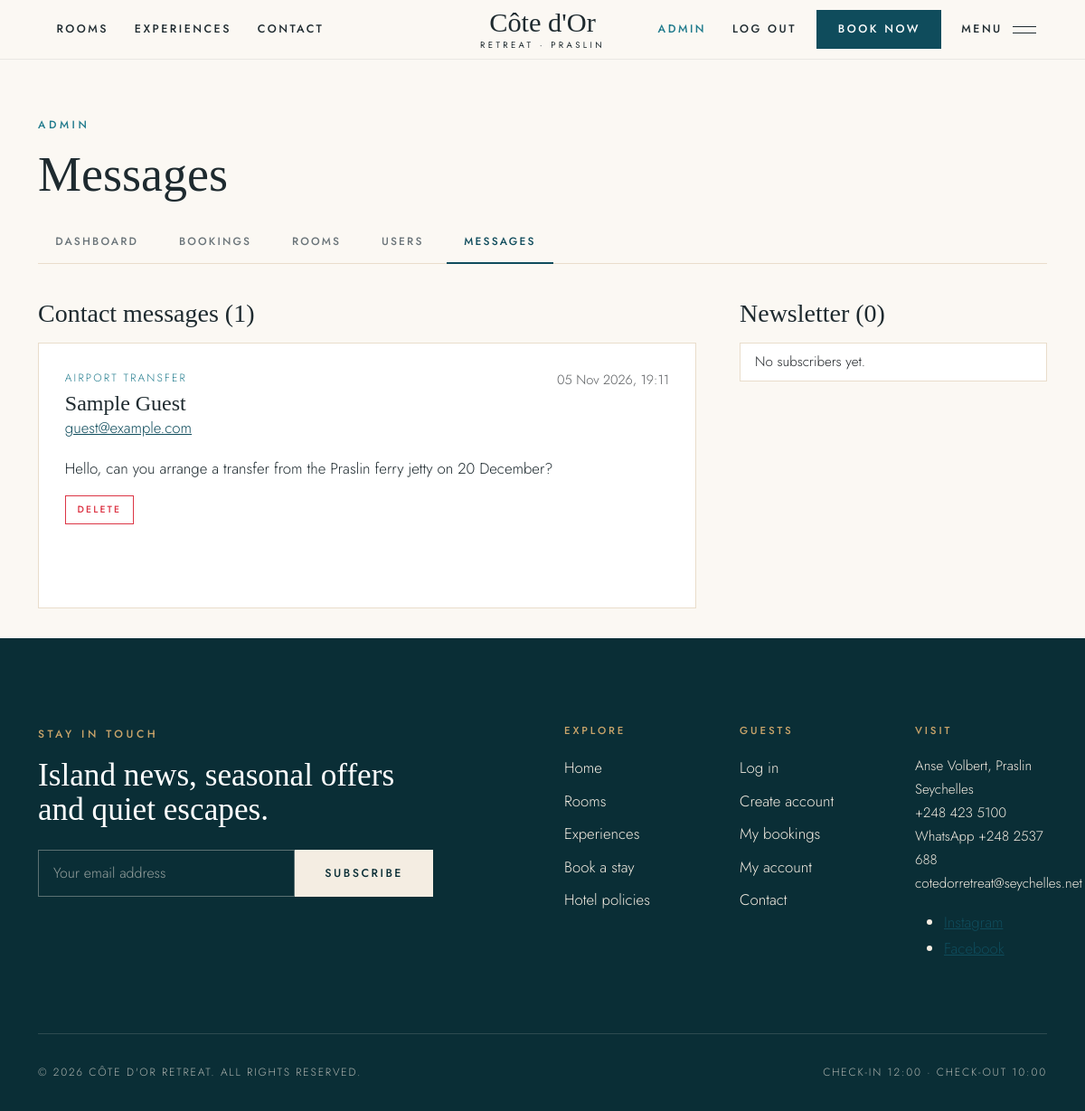
The app's page /admin_messages.php (signed in) with its own data.
### tables this page shows
CREATE TABLE messages (
    id INT AUTO_INCREMENT PRIMARY KEY,
    name VARCHAR(100) NOT NULL,
    email VARCHAR(100) NOT NULL,
    subject VARCHAR(150) NOT NULL,
    message TEXT NOT NULL,
    created_at TIMESTAMP DEFAULT CURRENT_TIMESTAMP
) DEFAULT CHARSET=utf8mb4;

### admin_messages.php (the view, shortened to what this page needs)
<?php
require "db_connect.php";
$messages = $conn->query("SELECT * FROM messages ORDER BY created_at DESC");
$subscribers = $conn->query("SELECT * FROM subscribers ORDER BY created_at DESC");
include "header.php";
?>
    <section class="admin-wrap">
        <div class="container">
            <?php include "admin_nav.php"; ?>
            <div class="row g-5">
                <div class="col-12 col-lg-8">
                    <h3 class="mb-3">Contact messages (<?php echo $messages->num_rows; ?>)</h3>
                    <?php
                    if ($messages->num_rows > 0) {
                        while ($row = $messages->fetch_assoc()) {
                    ?>
                        <div class="stat-card mb-3">
                            <div class="d-flex justify-content-between align-items-start flex-wrap gap-2">
                                <div>
                                    <p class="room-meta mb-1"><?php echo htmlspecialchars($row["subject"]); ?></p>
                                    <h4 class="mb-0"><?php echo htmlspecialchars($row["name"]); ?></h4>
                                    <a href="mailto:<?php echo htmlspecialchars($row["email"]); ?>"><?php echo htmlspecialchars($row["email"]); ?></a>
                                </div>
                                <small class="text-muted"><?php echo date("d M Y, H:i", strtotime($row["created_at"])); ?></small>
                            </div>
                            <p class="mt-3 mb-3"><?php echo nl2br(htmlspecialchars($row["message"])); ?></p>
                            <form action="admin_messages.php" method="POST">
                                <button type="submit" class="btn btn-sm btn-outline-danger" onclick="return confirm('Delete this message?')">Delete</button>
                            </form>
                        </div>
                    <?php
                        }
                    } else {
                        echo '<div class="alert alert-info">No messages yet.</div>';
                    }
                    ?>
                </div>
                <div class="col-12 col-lg-4">
                    <h3 class="mb-3">Newsletter (<?php echo $subscribers->num_rows; ?>)</h3>
                    <ul class="list-group list-group-flush table-lux">
                        <?php
                        if ($subscribers->num_rows > 0) {
                            while ($row = $subscribers->fetch_assoc()) {
                                echo '<li class="list-group-item d-flex justify-content-between"><span>' . htmlspecialchars($row["email"]) . '</span><small class="text-muted">' . date("d M", strtotime($row["created_at"])) . '</small></li>';
                            }
                        } else {
                            echo '<li class="list-group-item">No subscribers yet.</li>';
                        }
                        ?>
                    </ul>
                </div>
            </div>
        </div>
    </section>
<?php
include "footer.php";
?>

### style.css (style rules this page uses)
:root { --sand-50: #fbf8f3; --sand-100: #f4ede2; --sand-200: #e9ddcb; --sand-400: #cdb894; --ocean-900: #0a2e36; --ocean-700: #0f4c5c; --ocean-500: #1f7a8c; --accent: #c9a46a; --ink: #1e2a2f; --muted: #6a7479; --serif: "Cormorant Garamond", Georgia, "Times New Roman", serif; --sans: "Jost", "Segoe UI", Arial, sans-serif; }
html { scroll-behavior: smooth; }
body { font-family: var(--sans); font-weight: 300; color: var(--ink); background-color: var(--sand-50); font-size: 1.05rem; line-height: 1.7; }
h1, h2, h3, h4, h5, .serif { font-family: var(--serif); font-weight: 500; line-height: 1.1; }
a { color: var(--ocean-700); }
.btn { border-radius: 0; font-family: var(--sans); font-size: 0.78rem; font-weight: 500; letter-spacing: 0.2em; text-transform: uppercase; padding: 0.95rem 2rem; transition: background-color 0.3s, color 0.3s, border-color 0.3s; }
.room-meta { font-size: 0.75rem; letter-spacing: 0.18em; text-transform: uppercase; color: var(--ocean-500); }
.admin-wrap { padding: 8rem 0 5rem; min-height: 80vh; }
.stat-card { background-color: #ffffff; border: 1px solid var(--sand-200); border-radius: 0; padding: 1.8rem; height: 100%; }
.table-lux { background-color: #ffffff; border: 1px solid var(--sand-200); font-size: 0.95rem; }
.btn-sm { padding: 0.45rem 0.8rem; font-size: 0.66rem; }

### records on screen
messages: subject "AIRPORT TRANSFER", name "Sample Guest", email "guest@example.com", created_at "05 Nov 2026, 19:11", message "Hello, can you arrange a transfer from the Praslin ferry jetty on 20 December?"

### other values on screen
$pageTitle "Messages"
$messages->num_rows "1"
$subscribers->num_rows "0"
